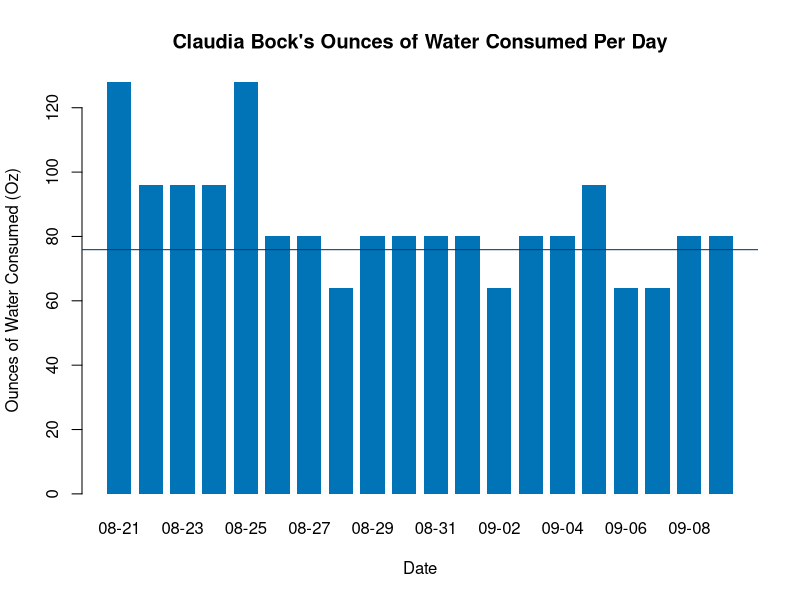

This chart was generated by the following R code:

                                 

Date <-c("08-21","08-22","08-23","08-24","08-25","08-26","08-27","08-28","08-29",
         "08-30","08-31","09-01","09-02","09-03","09-04","09-05","09-06","09-07","09-08","09-09")

steps <-c(128,96,96,96,128,80,80,64,80,80,80,80,64,80,80,96,64,64,80,80)
barplot(steps, names.arg = Date,
        col = "#0074B7", border = NA, space = 0.3,
        main = "Claudia Bock's Ounces of Water Consumed Per Day", xlab = "Date", 
        ylab = "Ounces of Water Consumed (Oz)")
abline(h=75.9, col="#003B73")